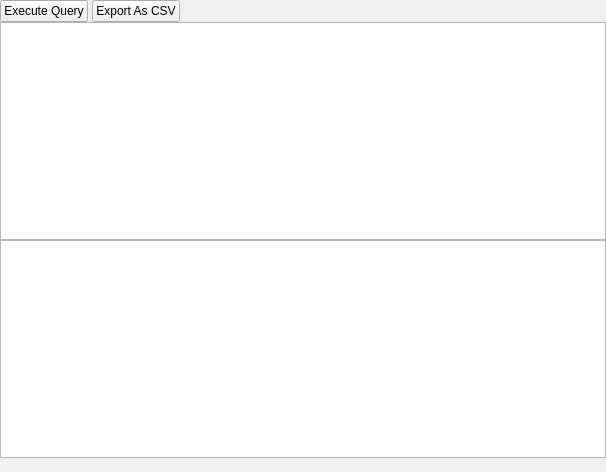
<?xml version="1.0" encoding="UTF-8"?>
<ui version="4.0">
 <class>QueryTab</class>
 <widget class="QWidget" name="QueryTab">
  <property name="geometry">
   <rect>
    <x>0</x>
    <y>0</y>
    <width>606</width>
    <height>472</height>
   </rect>
  </property>
  <property name="windowTitle">
   <string>Form</string>
  </property>
  <layout class="QGridLayout" name="gridLayout">
   <property name="leftMargin">
    <number>0</number>
   </property>
   <property name="topMargin">
    <number>0</number>
   </property>
   <property name="rightMargin">
    <number>0</number>
   </property>
   <property name="bottomMargin">
    <number>0</number>
   </property>
   <property name="horizontalSpacing">
    <number>0</number>
   </property>
   <item row="0" column="0">
    <layout class="QVBoxLayout" name="verticalLayout_2">
     <property name="spacing">
      <number>0</number>
     </property>
     <item>
      <layout class="QHBoxLayout" name="horizontalLayout_3">
       <property name="spacing">
        <number>4</number>
       </property>
       <item>
        <widget class="QPushButton" name="runQueryButton">
         <property name="text">
          <string>Execute Query</string>
         </property>
        </widget>
       </item>
       <item>
        <widget class="QPushButton" name="exportCSVButton">
         <property name="text">
          <string>Export As CSV</string>
         </property>
        </widget>
       </item>
       <item>
        <spacer name="horizontalSpacer">
         <property name="orientation">
          <enum>Qt::Orientation::Horizontal</enum>
         </property>
         <property name="sizeHint" stdset="0">
          <size>
           <width>40</width>
           <height>20</height>
          </size>
         </property>
        </spacer>
       </item>
      </layout>
     </item>
     <item>
      <widget class="QPlainTextEdit" name="queryEditor">
       <property name="font">
        <font>
         <family>Menlo</family>
        </font>
       </property>
      </widget>
     </item>
     <item>
      <widget class="QTableView" name="queryTableView">
       <property name="sortingEnabled">
        <bool>true</bool>
       </property>
      </widget>
     </item>
     <item>
      <widget class="QLabel" name="queryRowCountLabel">
       <property name="text">
        <string/>
       </property>
       <property name="alignment">
        <set>Qt::AlignmentFlag::AlignRight|Qt::AlignmentFlag::AlignTrailing|Qt::AlignmentFlag::AlignVCenter</set>
       </property>
      </widget>
     </item>
    </layout>
   </item>
  </layout>
 </widget>
 <resources/>
 <connections/>
</ui>
